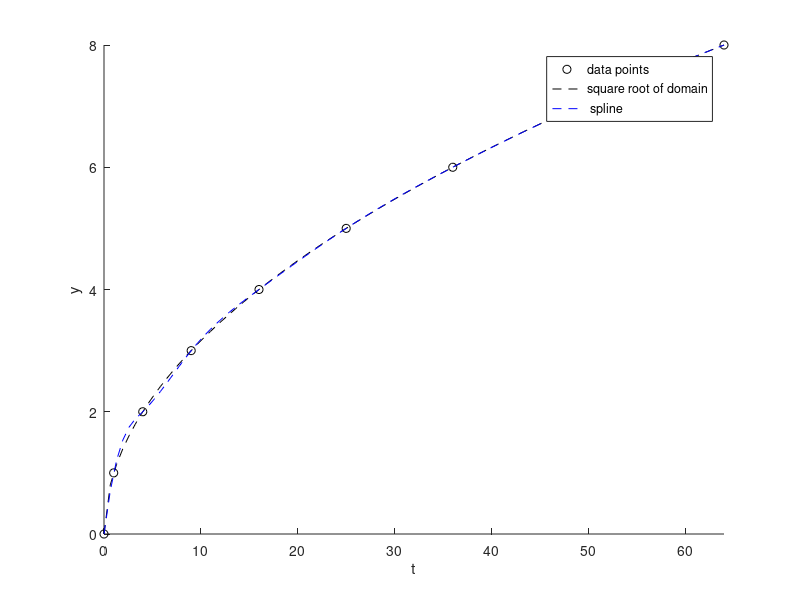
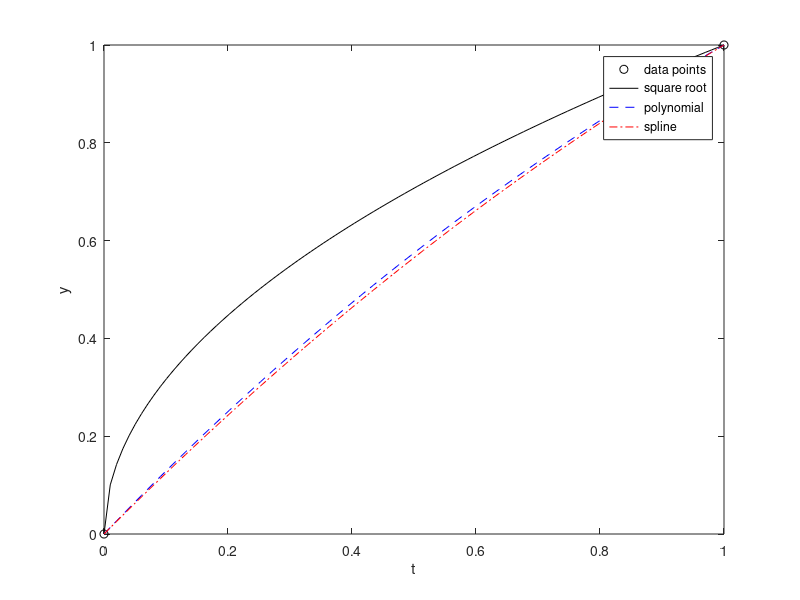

These figures' MATLAB source, in order:
function CP_7_6()

% Define data points
t = [0; 1; 4; 9; 16; 25; 36; 49; 64];
y = [0:8]';
% Generate points for plotting
ts = linspace(0, 64, 100)';


%-----------------------------------------------
% Fit polynomial of degree 8 to the data
p_polynomial = polyfit(t, y, 8);

% Evaluate polynomial at interpolation points
y_polynmial = polyval(p_polynomial, ts);
% True square root values
y_polynomial_root= sqrt(ts);
%-----------------------------------------------


%-----------------------------------------------
% Compute cubic spline interpolant
p_spline = spline(t, y);
% Evaluate cubic spline at interpolation points
y_spline = ppval(p_spline, ts);
%-----------------------------------------------



% Plot the results
figure;
hold on;
plot(t, y, 'ko', ts, y_polynomial_root, 'k--', ts, y_spline, 'b--');
%title('Computer Problem 7.6(a)-(c) -- Interpolants to Square Root');
xlabel('t');
ylabel('y');
axis([0, 64, 0, 8]);
legend('data points', 'square root of domain', ' spline');

% Generate points for plotting in a smaller interval
ts = linspace(0, 1, 100)';
y_polynomial_root = sqrt(ts);
y_polynmial = polyval(p_polynomial, ts);
y_spline = ppval(p_spline, ts);

% Plot the results for the smaller interval
figure;
plot(t(1:2), y(1:2), 'ko', ts, y_polynomial_root, 'k-', ts, y_polynmial, 'b--', ts, y_spline, 'r-.');
%title('Computer Problem 7.6(d) -- Interpolants to Square Root');
xlabel('t');
ylabel('y');
axis([0, 1, 0, 1]);
legend('data points', 'square root', 'polynomial', 'spline');

end
